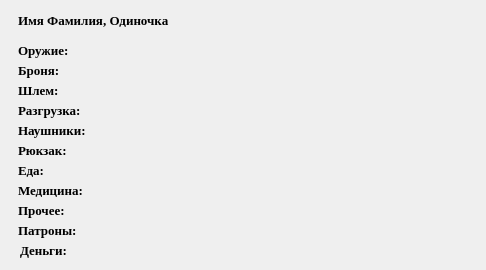
<?xml version="1.0" encoding="UTF-8"?>
<ui version="4.0">
 <class>loot_window</class>
 <widget class="QWidget" name="loot_window">
  <property name="geometry">
   <rect>
    <x>0</x>
    <y>0</y>
    <width>486</width>
    <height>270</height>
   </rect>
  </property>
  <property name="font">
   <font>
    <family>Times New Roman</family>
    <pointsize>10</pointsize>
    <bold>true</bold>
   </font>
  </property>
  <property name="windowTitle">
   <string>Лут</string>
  </property>
  <widget class="QLabel" name="weaponLabel">
   <property name="geometry">
    <rect>
     <x>18</x>
     <y>40</y>
     <width>450</width>
     <height>20</height>
    </rect>
   </property>
   <property name="text">
    <string>Оружие: </string>
   </property>
  </widget>
  <widget class="QLabel" name="armorLabel">
   <property name="geometry">
    <rect>
     <x>18</x>
     <y>60</y>
     <width>450</width>
     <height>20</height>
    </rect>
   </property>
   <property name="text">
    <string>Броня: </string>
   </property>
  </widget>
  <widget class="QLabel" name="helmetLabel">
   <property name="geometry">
    <rect>
     <x>18</x>
     <y>80</y>
     <width>450</width>
     <height>20</height>
    </rect>
   </property>
   <property name="text">
    <string>Шлем: </string>
   </property>
  </widget>
  <widget class="QLabel" name="ragLabel">
   <property name="geometry">
    <rect>
     <x>18</x>
     <y>100</y>
     <width>450</width>
     <height>20</height>
    </rect>
   </property>
   <property name="font">
    <font>
     <family>Times New Roman</family>
     <pointsize>10</pointsize>
     <bold>true</bold>
    </font>
   </property>
   <property name="text">
    <string>Разгрузка: </string>
   </property>
  </widget>
  <widget class="QLabel" name="headphonesLabel">
   <property name="geometry">
    <rect>
     <x>18</x>
     <y>120</y>
     <width>450</width>
     <height>20</height>
    </rect>
   </property>
   <property name="font">
    <font>
     <family>Times New Roman</family>
     <pointsize>10</pointsize>
     <bold>true</bold>
    </font>
   </property>
   <property name="text">
    <string>Наушники: </string>
   </property>
  </widget>
  <widget class="QLabel" name="backpackLabel">
   <property name="geometry">
    <rect>
     <x>18</x>
     <y>140</y>
     <width>450</width>
     <height>20</height>
    </rect>
   </property>
   <property name="font">
    <font>
     <family>Times New Roman</family>
     <pointsize>10</pointsize>
     <bold>true</bold>
    </font>
   </property>
   <property name="text">
    <string>Рюкзак: </string>
   </property>
  </widget>
  <widget class="QLabel" name="bulletLabel">
   <property name="geometry">
    <rect>
     <x>18</x>
     <y>220</y>
     <width>450</width>
     <height>20</height>
    </rect>
   </property>
   <property name="text">
    <string>Патроны: </string>
   </property>
  </widget>
  <widget class="QLabel" name="nameLabel">
   <property name="geometry">
    <rect>
     <x>18</x>
     <y>10</y>
     <width>450</width>
     <height>20</height>
    </rect>
   </property>
   <property name="text">
    <string>Имя Фамилия, Одиночка</string>
   </property>
  </widget>
  <widget class="QLabel" name="foodLabel">
   <property name="geometry">
    <rect>
     <x>18</x>
     <y>160</y>
     <width>450</width>
     <height>20</height>
    </rect>
   </property>
   <property name="font">
    <font>
     <family>Times New Roman</family>
     <pointsize>10</pointsize>
     <bold>true</bold>
    </font>
   </property>
   <property name="text">
    <string>Еда: </string>
   </property>
  </widget>
  <widget class="QLabel" name="medLabel">
   <property name="geometry">
    <rect>
     <x>18</x>
     <y>180</y>
     <width>450</width>
     <height>20</height>
    </rect>
   </property>
   <property name="font">
    <font>
     <family>Times New Roman</family>
     <pointsize>10</pointsize>
     <bold>true</bold>
    </font>
   </property>
   <property name="text">
    <string>Медицина: </string>
   </property>
  </widget>
  <widget class="QLabel" name="miscLabel">
   <property name="geometry">
    <rect>
     <x>18</x>
     <y>200</y>
     <width>450</width>
     <height>20</height>
    </rect>
   </property>
   <property name="font">
    <font>
     <family>Times New Roman</family>
     <pointsize>10</pointsize>
     <bold>true</bold>
    </font>
   </property>
   <property name="text">
    <string>Прочее: </string>
   </property>
  </widget>
  <widget class="QLabel" name="moneyLabel">
   <property name="geometry">
    <rect>
     <x>20</x>
     <y>240</y>
     <width>450</width>
     <height>20</height>
    </rect>
   </property>
   <property name="text">
    <string>Деньги: </string>
   </property>
  </widget>
 </widget>
 <resources/>
 <connections/>
</ui>
